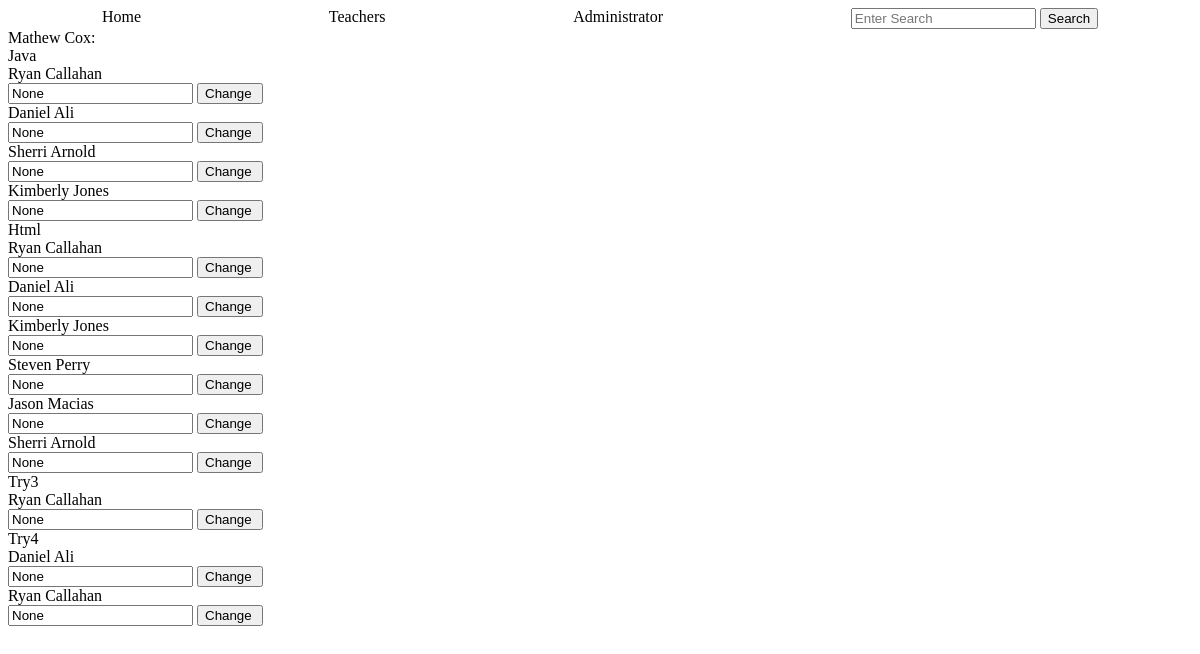
The app's page /teacher/3, older data.
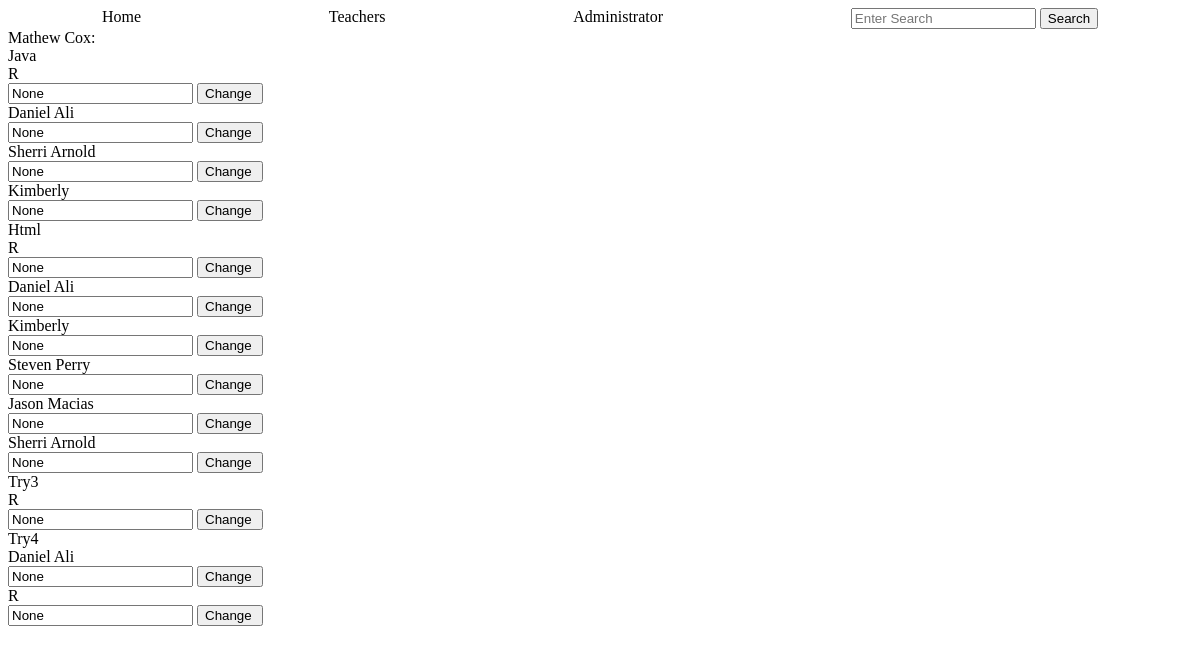
The same page, newer data.
### tables this page shows
CREATE TABLE students (
        id INTEGER PRIMARY KEY,
        name TEXT NOT NULL,
        email TEXT NOT NULL UNIQUE,
        phone TEXT
        );

CREATE TABLE courses (
        id INTEGER PRIMARY KEY,
        name TEXT NOT NULL,
        description TEXT,
        teacher_id TEXT NOT NULL,
        start TEXT,
        day TEXT,
        time TEXT, 
        FOREIGN KEY (teacher_id) REFERENCES teachers (id)
        );

### app.py (the view)
@app.route('/teacher/<teacher_id>',  methods=['GET', 'POST'])
def teacher_info(teacher_id):
    if request.method=='POST':
        new_grade=request.form['new_grade']
        student_id=request.form['student_id']
        course_id=request.form['course_id']
        crud.change_grade(new_grade, student_id, course_id)
    teacher=crud.read_if('*',"teachers","id", teacher_id)
    teacher_object=create_students_objects(teacher)
    teacher_courses=crud.read_if('*', 'courses', 'teacher_id', teacher_id)
    teacher_course_object=create_courses_objects(teacher_courses)
    students_courses=[]
    for course in teacher_course_object:
        students=[]
        students_info=crud.read_if('student_id, grade', 'students_courses', 'course_id', course.tid )
        students.append(course.name)
        for s in students_info:
             student=namedtuple('C_S', [ 'student_id','student_name','course_id','grade'])
             student.student_id=s[0]
             student.student_name=crud.student_name(s[0])
             student.course_id=course.tid
             student.grade=s[1]
             students.append(student)
        students_courses.append(students)
    return render_template('teachers.html', teacher=teacher_object, teacher_courses=teacher_course_object, students_courses=students_courses)

### crud.py (called while the page is built)
def read_if(column, table, value, condition):
    return query(f"SELECT {column} FROM {table} WHERE {value}='{condition}'")

def student_name(student_id):
    name=read_if('name', 'students', 'id', student_id)
    name=name[0][0]
    return name

### functions.py (called while the page is built)
def create_courses_objects(courses: list):
    courses_objects=[classes.Course(course[0], course[1], course[2], course[3], course[4], course[5], course[6] ) for course in courses]
    for c in courses_objects:
        c.start=f'{c.start[8:]}-{c.start[5:7]}-{c.start[0:4]}'
    return courses_objects

def create_students_objects(students: list):
    students_objects=[classes.Student(student[0], student[1], student[2], student[3]) for student in students]
    return students_objects

### setup_db.py (called while the page is built)
def query(sql):
    with sqlite3.connect('students.db') as conn:
        cur=conn.cursor()
        cur.execute(sql)
        return cur.fetchall()

### templates/teachers.html (shortened to what this page needs)
{% extends "base.html" %}
{% block content %}
<div class="update_grage">
    <div>{% for t in teacher %}
        {{t.name}}:
        {% endfor %}
    </div>
    {% for course in students_courses %}
        <div>{{course[0]}}</div>
        {% for student in course[1:] %}
            <div>{{student.student_name}}</div>
            <form action="" method="post">
                <input type="text" name="new_grade" value="{{student.grade}}">
                <input type="submit" value="Change ">
            </form>
        {% endfor %}
    {% endfor %}
</div>
{% endblock %}

Row changes from the older to the newer data that the page shows:
no longer on this page (row edited): students: student_name "Ryan Callahan" "Ryan Callahan" "Ryan Callahan" "Ryan Callahan"
Text that changed along with them:
new list line: "R None Change"
new list line: "Kimberly"
new list line: "None Change"
list line gone: "None Change"
list line gone: "Kimberly Jones"
